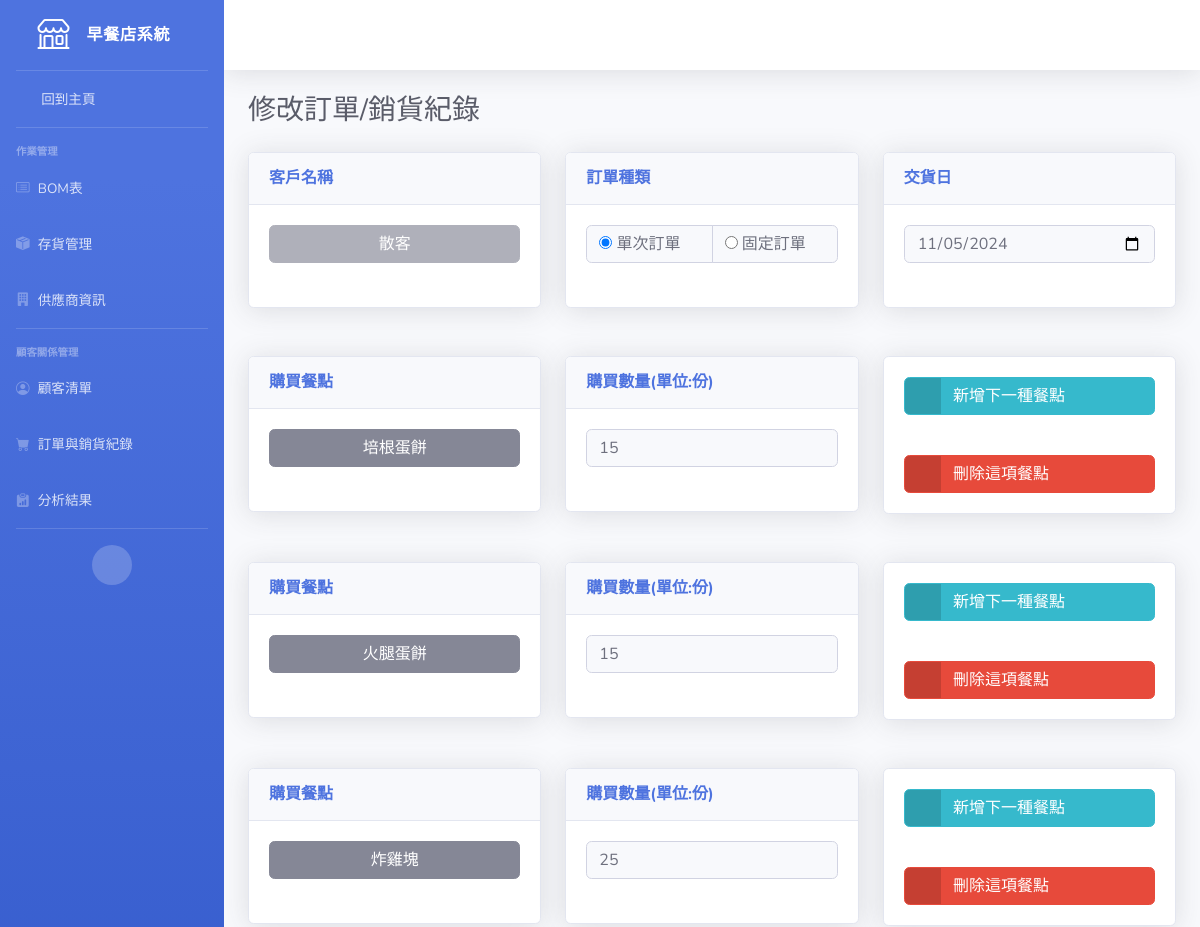
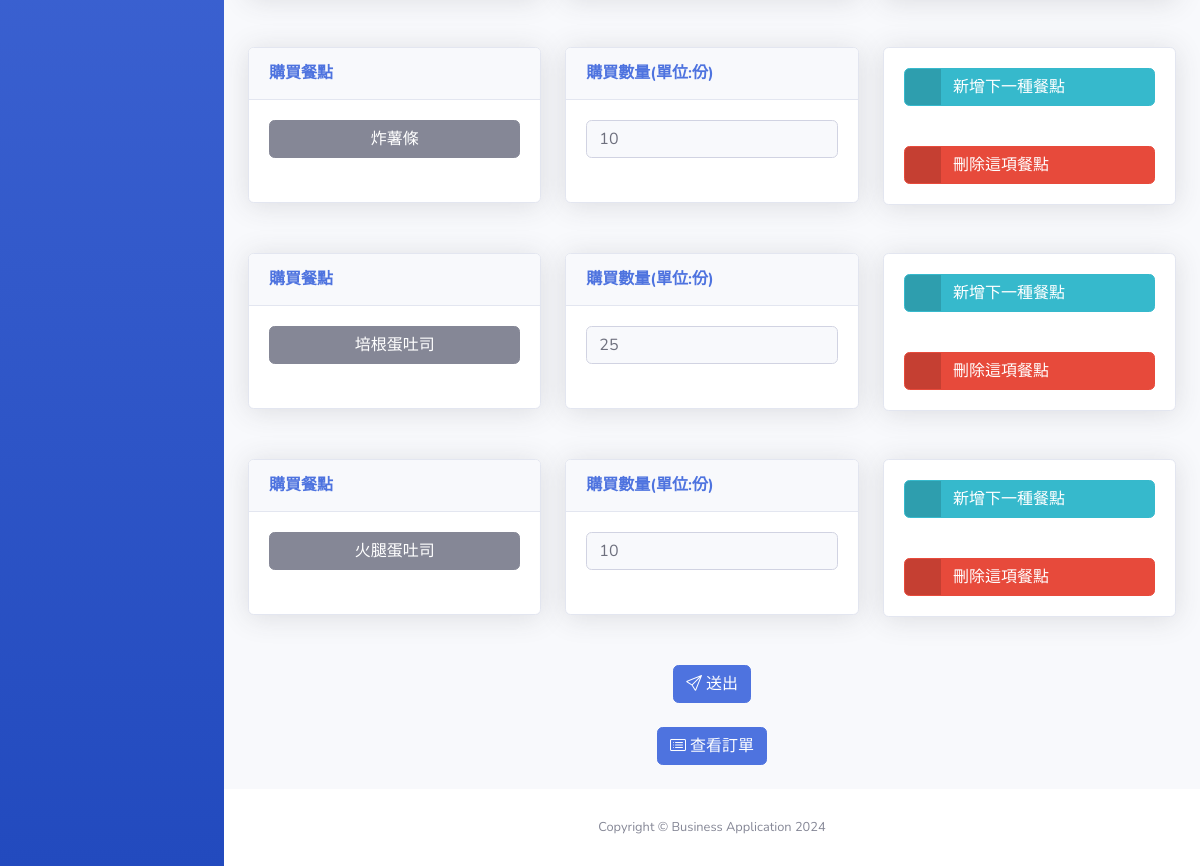
The app's page /editOrder/10/ with its own data (2 pictures, top to bottom).
### functions/models/order.py (models this page shows, shortened)
class Order(models.Model):
    ORDER_TYPE_CHOICES = [
        ('oneTime', 'OneTime'), # 一次性訂單
        ('recurring', 'Recurring'), # 定期訂單
    ]
    customer = models.ForeignKey("functions.Customer", on_delete=models.CASCADE, related_name="orders")
    type = models.CharField(max_length=10, choices=ORDER_TYPE_CHOICES, default='oneTime') # 訂單類型
    orderDate = models.DateTimeField(blank=True, null=True)
    mon = models.IntegerField(default=0)
    tue = models.IntegerField(default=0)
    wed = models.IntegerField(default=0)
    thu = models.IntegerField(default=0)
    fri = models.IntegerField(default=0)
    createdTime = models.DateTimeField(auto_now_add=True) # 訂單建立時間
    updatedTime = models.DateTimeField(auto_now=True) # 訂單更新時間
    stored = models.BooleanField(default=False)

### functions/models/customer.py (models this page shows, shortened)
class Customer(models.Model):
    customerName = models.CharField(max_length=50, blank=False, null=False, unique=True)
    customerPhone = models.CharField(max_length=50, blank=False, null=False, unique=True)
    rfmScore = models.CharField(max_length=10, null=True, blank=True, default='000')
    segment = models.CharField(max_length=50, null=True, blank=True, default='未分類')

### functions/models/orderDetail.py (models this page shows, shortened)
class OrderDetail(models.Model):
    order = models.ForeignKey("functions.Order", on_delete=models.CASCADE, related_name="orderID")
    product = models.ForeignKey("functions.Product", on_delete=models.CASCADE, related_name="productID")
    amount = models.IntegerField(validators=[MinValueValidator(1)], blank=False, null=False)

### functions/models/product.py (models this page shows, shortened)
class Product(models.Model):
    productName = models.CharField(max_length=50, blank=False, null=False, unique=True)
    productPrice = models.IntegerField(validators=[MinValueValidator(1)], blank=False, null=False)

### functions/views.py (the view)
# urls.py: path('editOrder/<int:orderID>/', views.editOrder, name='editOrder'),
def editOrder(request, orderID):
    print(f"Editing product with ID: {orderID}")
    order = get_object_or_404(Order, id=orderID)
    customers = Customer.objects.all()
    orderDetails = OrderDetail.objects.filter(order=order)
    products = Product.objects.all()
    return render(
        request, 'updateOrder.html', {
            'order': order,
            'customers': customers,
            'orderDetails': orderDetails,
            'products': products
        }
    )

### functions/templates/updateOrder.html (shortened to what this page needs)
{% load static %}
<!DOCTYPE html>
<html lang="en">
<head>
    <link href="{% static 'vendor/fontawesome-free/css/all.min.css' %}" rel="stylesheet" type="text/css">
    <link href="{% static 'css/sb-admin-2.min.css' %}" rel="stylesheet">
    <link href="https://cdn.jsdelivr.net/npm/bootstrap-icons/font/bootstrap-icons.css" rel="stylesheet">
</head>
<body id="page-top">
    <div id="wrapper">
        <ul class="navbar-nav bg-gradient-primary sidebar sidebar-dark accordion" id="accordionSidebar">
            <a class="sidebar-brand d-flex align-items-center justify-content-center" href="{% url 'index' %}">
                <div class="sidebar-brand-icon">
                    <i class="bi bi-shop"></i>
                </div>
                <div class="sidebar-brand-text mx-3">早餐店系統</div>
            </a>
            <hr class="sidebar-divider my-0">
            <li class="nav-item">
                <a class="nav-link" href="{% url 'index' %}">
                    <i class="fas fa-fw fa-tachometer-alt"></i>
                    <span>回到主頁</span></a>
            </li>
            <hr class="sidebar-divider">
            <div class="sidebar-heading">
                作業管理
            </div>
            <li class="nav-item">
                <a class="nav-link collapsed" data-toggle="collapse" data-target="#BOM"
                    aria-expanded="true" aria-controls="BOM">
                    <i class="bi bi-card-list"></i>
                    <span>BOM表</span>
                </a>
            </li>
            <li class="nav-item">
                <a class="nav-link collapsed" data-toggle="collapse" data-target="#inventory"
                    aria-expanded="true" aria-controls="inventory">
                    <i class="bi bi-box-seam-fill"></i>
                    <span>存貨管理</span>
                </a>
            </li>
            <li class="nav-item">
                <a class="nav-link collapsed" data-toggle="collapse" data-target="#suppliers"
                    aria-expanded="true" aria-controls="suppliers">
                    <i class="bi bi-building-fill"></i>
                    <span>供應商資訊</span>
                </a>
            </li>
            <hr class="sidebar-divider">
            <div class="sidebar-heading">
                顧客關係管理
            </div>
            <li class="nav-item">
                <a class="nav-link collapsed" data-toggle="collapse" data-target="#customer" aria-expanded="false" aria-controls="customer">
                    <i class="bi bi-person-circle"></i>
                    <span>顧客清單</span>
                </a>
            </li>
            <li class="nav-item">
                <a class="nav-link collapsed" data-toggle="collapse" data-target="#order" aria-expanded="false" aria-controls="order">
                    <i class="bi bi-cart-fill"></i>
                    <span>訂單與銷貨紀錄</span>
                </a>
            </li>
            <li class="nav-item">
                <a class="nav-link" href="{% url 'analysis' %}">
                    <i class="bi bi-clipboard-data-fill"></i>
                    <span>分析結果</span>
                </a>
            </li>
            <hr class="sidebar-divider d-none d-md-block">
            <div class="text-center d-none d-md-inline">
                <button class="rounded-circle border-0" id="sidebarToggle"></button>
            </div>
        </ul>
        <div id="content-wrapper" class="d-flex flex-column">
            <div id="content">
                <nav class="navbar navbar-expand navbar-light bg-white topbar mb-4 static-top shadow">
                </nav>
                <div id="formContainer" class="container-fluid">
                    <h1 class="h3 mb-0 text-gray-800 mb-4">修改訂單/銷貨紀錄</h1>
                    <form id="updateOrderForm" method="post">
                        <div id="inputRowContainer">
                            <div class="row input-row">
                                <div class="col-lg-4 mb-4">
                                    <div class="card shadow mb-4">
                                        <div class="card-header py-3">
                                            <h6 class="m-0 font-weight-bold text-primary">客戶名稱</h6>
                                        </div>
                                        <div class="card-body">
                                            <div class="dropdown materialName no-arrow mb-4">
                                                <button class="col-lg-12 btn btn-secondary dropdown-toggle" type="button" id="customerDropdownButton" data-toggle="dropdown" aria-haspopup="true" aria-expanded="false" disabled>
                                                    {{ order.customer.customerName }}
                                                </button>
                                            </div>
                                        </div>
                                    </div>
                                </div>
                                <div class="col-lg-4 mb-4">
                                    <div class="card shadow mb-4">
                                        <div class="card-header py-3">
                                            <h6 class="m-0 font-weight-bold text-primary">訂單種類</h6>
                                        </div>
                                        <div class="card-body">
                                            <div class="input-group">
                                                <label class="form-control bg-light border-1 small">
                                                    <input type="radio" name="orderType" value="oneTime"
                                                        {% if order.type == 'oneTime' %}checked{% endif %}>
                                                    單次訂單
                                                </label>
                                                <label class="form-control bg-light border-1 small">
                                                    <input type="radio" name="orderType" value="recurring"
                                                        {% if order.type == 'recurring' %}checked{% endif %}>
                                                    固定訂單
                                                </label>
                                            </div>
                                            <div><br></div>
                                        </div>
                                    </div>
                                </div>
                                <div class="col-lg-4 mb-4">
                                    <div class="card shadow mb-4">
                                        <div class="card-header py-3">
                                            <h6 class="m-0 font-weight-bold text-primary">交貨日</h6>
                                        </div>
                                        <div class="card-body" id="oneTimeDay" {% if order.type != 'oneTime' %}style="display: none;"{% endif %}>
                                            <div class="input-group">
                                                <input type="date" class="form-control bg-light border-1 small" id="dueDate" name="dueDate" value="{{ order.orderDate|date:'Y-m-d' }}">
                                            </div>
                                            <div><br></div>
                                        </div>
                                    </div>
                                </div>
                            </div>
                            <div id="productContainer">
                                {% for orderDetail in orderDetails %}
                                    <div class="row input-row">
                                        <div class="col-lg-4 mb-4">
                                            <div class="card shadow mb-4">
                                                <div class="card-header py-3">
                                                    <h6 class="m-0 font-weight-bold text-primary">購買餐點</h6>
                                                </div>
                                                <div class="card-body">
                                                    <div class="dropdown productName no-arrow mb-4">
                                                        <button class="productDropdown col-lg-12 btn btn-secondary dropdown-toggle" type="button" data-toggle="dropdown" aria-haspopup="true" aria-expanded="false">
                                                            {{ orderDetail.product.productName }}
                                                        </button>
                                                    </div>
                                                </div>
                                            </div>
                                        </div>
                                        <div class="col-lg-4 mb-4">
                                            <div class="card shadow mb-4">
                                                <div class="card-header py-3">
                                                    <h6 class="m-0 font-weight-bold text-primary">購買數量(單位:份)</h6>
                                                </div>
                                                <div class="card-body">
                                                    <div class="input-group">
                                                        <input type="number" id="amount" class="amount form-control bg-light border-1 small" value="{{ orderDetail.amount }}" min="1" required>
                                                    </div>
                                                    <div><br></div>
                                                </div>
                                            </div>
                                        </div>
                                        <div class="col-lg-4 mb-4">
                                            <div class="card shadow mb-4">
                                                <div class="card-body">
                                                    <a class="col-lg-12 d-flex justify-content-start addRowButton btn btn-info btn-icon-split">
                                                        <span class="icon text-white-50">
                                                            <i class="fas fa-info-circle"></i>
                                                        </span>
                                                        <span class="text">新增下一種餐點</span>
                                                    </a>
                                                </div>
                                                <div class="card-body">
                                                    <a class="col-lg-12 d-flex justify-content-start deleteButton btn btn-danger btn-icon-split">
                                                        <span class="icon text-white-50">
                                                            <i class="fas fa-trash"></i>
                                                        </span>
                                                        <span class="text">刪除這項餐點</span>
                                                    </a>
                                                </div>
                                            </div>
                                        </div>
                                    </div>
                                {% endfor %}
                            </div>
                        </div>
                        <div class="row">
                            <div class="col-lg-4 mb-4"></div>
                            <div class="col-lg-4 mb-4 d-flex justify-content-center">
                                <button class="btn btn-primary" type="submit">
                                    <i class="bi bi-send"></i> 送出
                                </button>
                            </div>
                            <div class="col-lg-4 mb-4"></div>
                        </div>
                    </form>
                    <div class="row">
                        <div class="col-lg-4 mb-4"></div>
                        <div class="col-lg-4 mb-4 d-flex justify-content-center">
                            <a href="{% url 'showOrder' %}">
                                <button class="btn btn-primary" type="submit">
                                    <i class="bi bi-card-list"></i> 查看訂單
                                </button>
                            </a>
                        </div>
                        <div class="col-lg-4 mb-4"></div>
                    </div>
                </div>
            </div>
            <footer class="sticky-footer bg-white">
                <div class="container my-auto">
                    <div class="copyright text-center my-auto">
                        <span>Copyright &copy; Business Application 2024</span>
                    </div>
                </div>
            </footer>
        </div>
    </div>
</body>
</html>

### records on screen
Order: customer.customerName "散客", type "☑ 單次訂單", type "☐ 固定訂單", dueDate "11/05/2024"
OrderDetail: product.productName "培根蛋餅", amount "15"
OrderDetail: product.productName "火腿蛋餅", amount "15"
OrderDetail: product.productName "炸雞塊", amount "25"
OrderDetail: product.productName "炸薯條", amount "10"
OrderDetail: product.productName "培根蛋吐司", amount "25"
OrderDetail: product.productName "火腿蛋吐司", amount "10"
